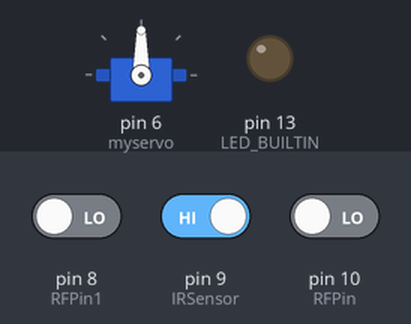
The sketch below on a simulated Arduino Uno, built with avr-gcc and run on an emulated ATmega328P. Shown: servo, output pins drawn as LEDs (lit = HIGH). Inputs (shaded band) come from the test bench; at power-on: pin 8 (RFPin1) LOW, pin 9 (IRSensor) HIGH, pin 10 (RFPin) LOW.

Above: at 1.2 s.
1.3 s: pin 8 (RFPin1) driven HIGH
At 2.3 s:
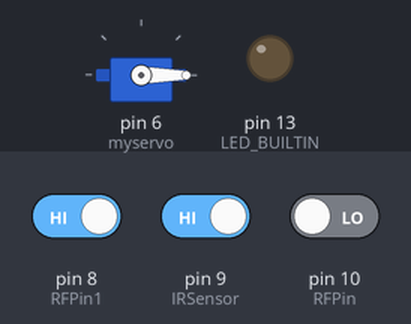
2.8 s: pin 9 (IRSensor) driven LOW
At 3.4 s:
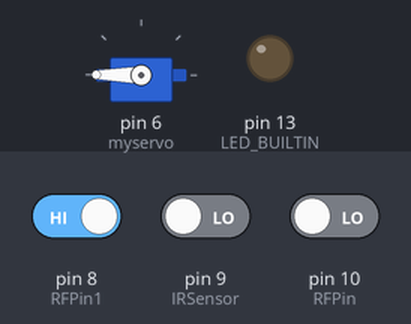
4.3 s: pin 9 (IRSensor) driven HIGH
At 6.9 s:
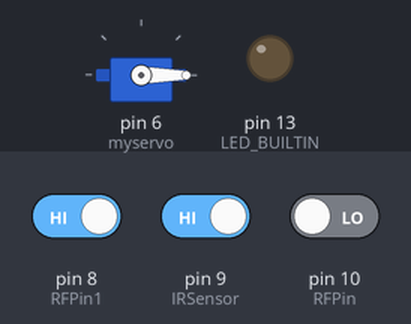
7.3 s: pin 10 (RFPin) driven HIGH
At 8.0 s:
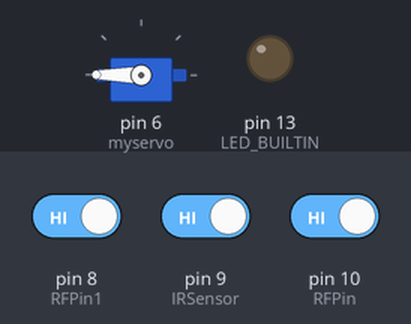
Timing chart, 0 to 9.8 s (numbered marks = the images above; inputs shaded):
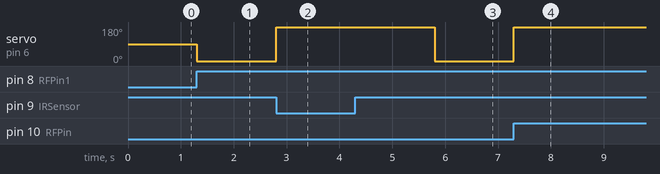

Measured:
- after the input at 1.3 s, servo on pin 6 (myservo): 90° → 0° at once
- after the input at 2.8 s, servo on pin 6 (myservo): 0° → 180° at once
- after the input at 4.3 s, servo on pin 6 (myservo): 180° → 0° after 1.5 s
- after the input at 7.3 s, servo on pin 6 (myservo): 0° → 180° at once

The sketch:

arduino_code.ino
```cpp
#include <Servo.h>
Servo myservo;
int pos = 0;
int IRSensor = 9;
int RFPin1 = 8;
int RFPin = 10;


void setup() {

  Serial.begin(9600);
  myservo.attach(6);
  pinMode (IRSensor, INPUT);
  pinMode (RFPin , INPUT);
  pinMode (RFPin1 , INPUT);

  pinMode(LED_BUILTIN, OUTPUT);
}

// the loop routine runs over and over again forever:
void loop() {

  int IR= digitalRead (IRSensor);
  int RF = digitalRead (RFPin);
  int RF1 = digitalRead (RFPin1);


  if ( IR == LOW )
  {
   myservo.write(180);
   delay(3000);
   myservo.write(0);
  }

   else if (  RF == HIGH )
  {
    myservo.write(180);
    delay(100);
  }
   else if (  RF1 == HIGH )
  {
    myservo.write(0);
    delay(100);
  }


}
```
